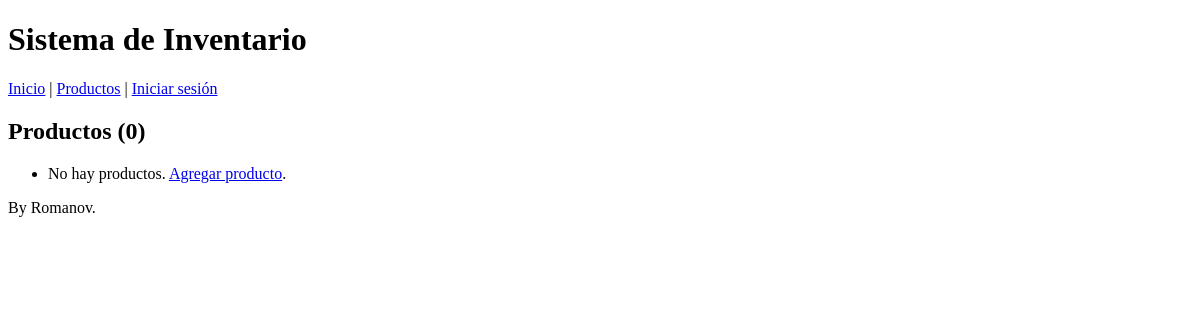
The app's page /productos/, older data.
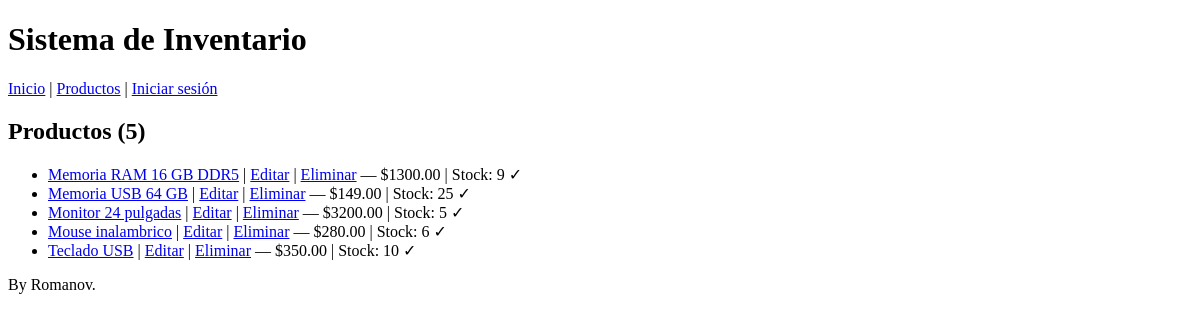
The same page, newer data.
### productos/models.py (models this page shows, shortened)
class Producto(models.Model):
    nombre = models.CharField(
        max_length=200,
        verbose_name="Nombre",
    )
    precio = models.DecimalField(
        max_digits=10,
        decimal_places=2,
        verbose_name="Precio",
    )
    stock = models.IntegerField(
        default=0,
        verbose_name="Stock",
    )
    creado = models.DateTimeField(
        auto_now_add=True,
        verbose_name="Fecha de alta",
    )
    activo = models.BooleanField(
        default=True,
        verbose_name="Activo",
    )
    class Meta:
        verbose_name = "Producto"
        verbose_name_plural = "Productos"
        ordering = ["nombre"]

### productos/views.py (the view)
# urls.py: path("productos/",                            views.ProductoListView.as_view(),    name="lista"),
class ProductoListView(ListView):
    model = Producto
    template_name = "productos/lista.html"
    context_object_name = "productos"

### productos/templates/productos/lista.html (shortened to what this page needs)
{% extends "base.html" %}
{% block content %}
<h2>Productos ({{ productos|length }})</h2>
<ul>
{% for p in productos %}
    <li>
        <a href="/productos/{{ p.pk }}/">{{ p.nombre }}</a>
        | <a href="/productos/{{ p.pk }}/editar/">Editar</a>
        | <a href="/productos/{{ p.pk }}/eliminar/">Eliminar</a>
        — ${{ p.precio }} | Stock: {{ p.stock }}
        {% if p.activo %}✓{% else %}✗{% endif %}
    </li>
{% empty %}
    <li>No hay productos. <a href="/admin/productos/producto/add/">Agregar producto</a>.</li>
{% endfor %}
</ul>
{% endblock %}

### templates/base.html (shortened to what this page needs)
<!DOCTYPE html>
<html lang="es">
<head>
</head>
<body>
    <header>
        <h1>Sistema de Inventario</h1>
        <nav>
            <a href="/">Inicio</a> |
            <a href="/productos/">Productos</a>
            {% if user.is_authenticated %}
                | <a href="/productos/nuevo/">+ Nuevo producto</a>
                | <a href="/accounts/logout/">Cerrar sesión ({{ user.username }})</a>
            {% else %}
                | <a href="/accounts/login/">Iniciar sesión</a>
            {% endif %}
        </nav>
    </header>
    <main>
        {% block content %}{% endblock %}
    </main>
    <footer>
        <p>By Romanov.</p>
    </footer>
</body>
</html>

Row changes from the older to the newer data that the page shows:
added Producto: nombre "Memoria RAM 16 GB DDR5", precio "1300.00", stock "9"
added Producto: nombre "Memoria USB 64 GB", precio "149.00", stock "25"
added Producto: nombre "Monitor 24 pulgadas", precio "3200.00", stock "5"
added Producto: nombre "Mouse inalambrico", precio "280.00", stock "6"
added Producto: nombre "Teclado USB", precio "350.00", stock "10"
Text that changed along with them:
{{ productos|length }}: "0" → "5"
text no longer shown: "No hay productos. Agregar producto ."
